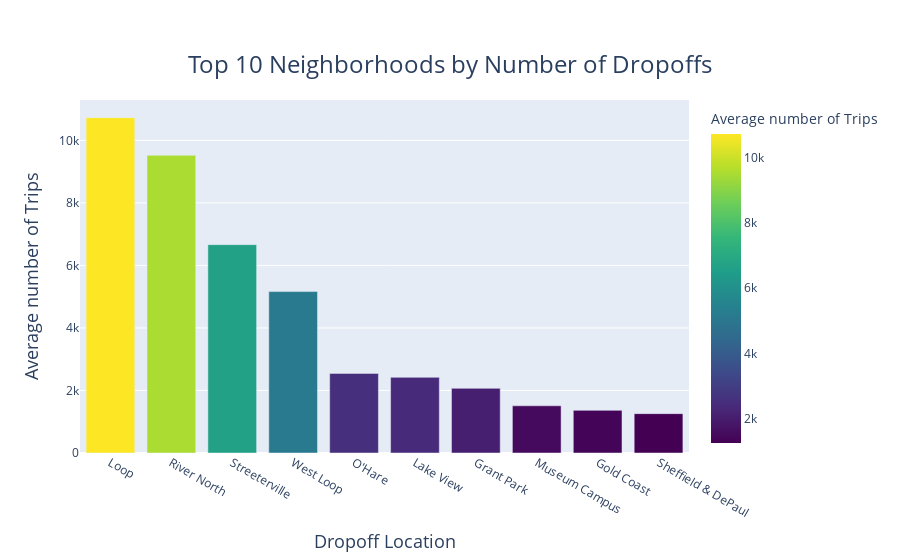

The code cell stored with this chart in its notebook:
### Markdown cell above
## Top 10 Neighborhoods by Number of Dropoffs

### Code cell
# Create a bar chart using Plotly Express
fig = px.bar(
    top_10_neighborhoods, 
    x='dropoff_location_name', 
    y='average_trips', 
    title='Top 10 Neighborhoods by Number of Dropoffs', 
    labels={'dropoff_location_name': 'Dropoff Location', 'average_trips': 'Average number of Trips'},
    color='average_trips', 
    color_continuous_scale='viridis'
)

# Update the layout to customize titles and their fonts
fig.update_layout(
    title={
        'text': 'Top 10 Neighborhoods by Number of Dropoffs',
        'y':0.9,  # Adjusts the title vertical alignment; 0.9 is near the top
        'x':0.5,  # Centers the title
        'xanchor': 'center',
        'yanchor': 'top',
        'font': {'size': 24}  # Title font size
    },
    xaxis={
        'title': {
            'text': 'Dropoff Location',
            'font': {'size': 18}  # X-axis title font size
        }
    },
    yaxis={
        'title': {
            'text': 'Average number of Trips',
            'font': {'size': 18}  # Y-axis title font size
        }
    }
)

# Show the plot
fig.show()

### Figure 1 — Plotly figure (JSON) as saved in the notebook; plotly's stock layout.template omitted (floating-point values rounded to 4 significant figures)
{"data": [{"alignmentgroup": "True", "hovertemplate": "Dropoff Location=%{x}<br>Average number of Trips=%{marker.color}<extra></extra>", "legendgroup": "", "marker": {"color": [10727, 9523, 6664, 5163, 2546, 2420, 2068, 1510, 1364, 1259], "coloraxis": "coloraxis", "pattern": {"shape": ""}}, "name": "", "offsetgroup": "", "orientation": "v", "showlegend": false, "textposition": "auto", "type": "bar", "x": ["Loop", "River North", "Streeterville", "West Loop", "O'Hare", "Lake View", "Grant Park", "Museum Campus", "Gold Coast", "Sheffield & DePaul"], "xaxis": "x", "y": [10727, 9523, 6664, 5163, 2546, 2420, 2068, 1510, 1364, 1259], "yaxis": "y"}], "layout": {"autosize": true, "barmode": "relative", "coloraxis": {"colorbar": {"title": {"text": "Average number of Trips"}}, "colorscale": [[0, "#440154"], [0.1111, "#482878"], [0.2222, "#3e4989"], [0.3333, "#31688e"], [0.4444, "#26828e"], [0.5556, "#1f9e89"], [0.6667, "#35b779"], [0.7778, "#6ece58"], [0.8889, "#b5de2b"], [1, "#fde725"]]}, "legend": {"tracegroupgap": 0}, "title": {"font": {"size": 24}, "text": "Top 10 Neighborhoods by Number of Dropoffs", "x": 0.5, "xanchor": "center", "y": 0.9, "yanchor": "top"}, "xaxis": {"anchor": "y", "autorange": true, "domain": [0, 1], "range": [-0.5, 9.5], "title": {"font": {"size": 18}, "text": "Dropoff Location"}, "type": "category"}, "yaxis": {"anchor": "x", "autorange": true, "domain": [0, 1], "range": [0, 11290.0], "title": {"font": {"size": 18}, "text": "Average number of Trips"}, "type": "linear"}}}
